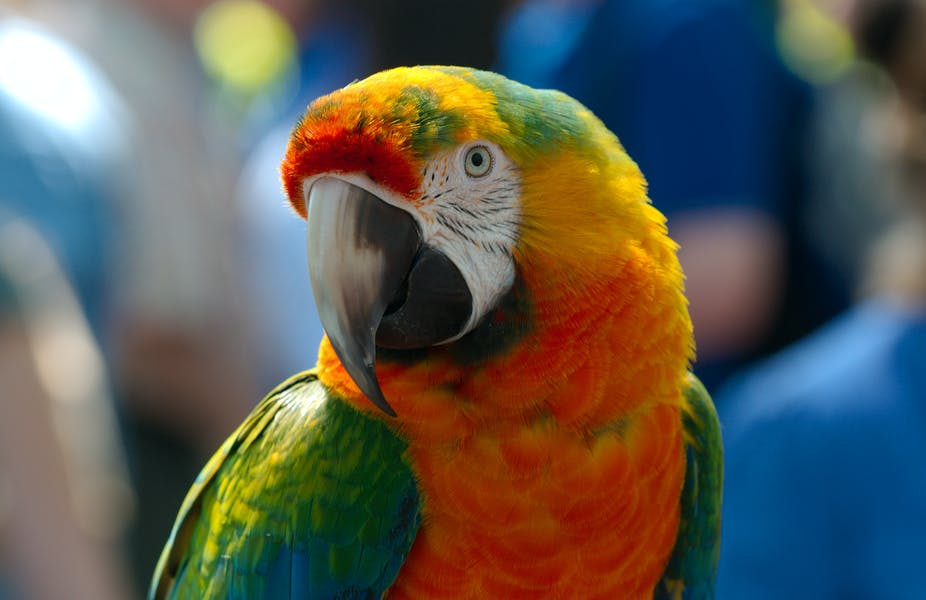
#> input picture PR.jpg, 926 x 600 px
$ python main.py
#> lines starting #> are read from the running program, lines starting #| are printed output that depends on the picture; after the words box and inside, x2 and y2 are one past the last pixel; in counts of white or black regions, pixels touching at a corner belong together
### utils.py
import numpy as np
import cv2
import matplotlib.pyplot as plt


def save_img(name, img, flag =None):
    if(flag != None):
        cv2.imwrite(name, cv2.cvtColor(img.astype(np.uint8), flag))
    else:
        cv2.imwrite(name, img.astype(np.uint8))


def filtering(img, filter, type_filter):

    filtered_img = np.zeros_like(img, dtype='float32')

    for i in range(img.shape[2]):
        img_chan = img[:,:,i] # gray-scale image


        f = np.fft.fft2(img_chan.astype(np.float32))
        f_shifted = np.fft.fftshift(f)

        # if type_filter == True:
        #     filter[np.abs(f_complex) > np.mean(np.abs(f_complex))] = 1
        # else:
        #     filter[np.abs(f_complex) > np.mean(np.abs(f_complex))] = 0

        f_filtered = filter * f_shifted

        f_filtered_shifted = np.fft.ifftshift(f_filtered)
        inv_img = np.fft.ifft2(f_filtered_shifted) # inverse F.T.
        filtered_img[:,:,i] = np.real(inv_img)

    return filtered_img


def get_filter_image(img, lpf = True):

    r = 5e4 # how narrower the window is
    ham1 = np.hamming(img.shape[0])[:,None] # 1D hamming
    ham2 = np.hamming(img.shape[1])[:,None] # 1D hamming
    ham2d = np.sqrt(np.dot(ham1, ham2.T)) ** r # expand to 2D hamming
    hm = 2**(-1/(2*r))
    bound = 50 - np.arcsin(hm)/np.pi*100
    print("bound", bound, " %")

    if(lpf == True):
        ham2d = ham2d
    else:
        ham2d = np.ones_like(ham2d)  - ham2d


    filtered_img = filtering(img, ham2d, lpf)

    return filtered_img

### main.py
import cv2
import numpy as np
from utils import*

img_path = './PR.jpg'
img = cv2.imread(img_path)
#> img is the input picture: shape (600, 926, 3); mean B, G, R 82.3, 90.7, 91.2

img = cv2.cvtColor(img, cv2.COLOR_RGB2GRAY)
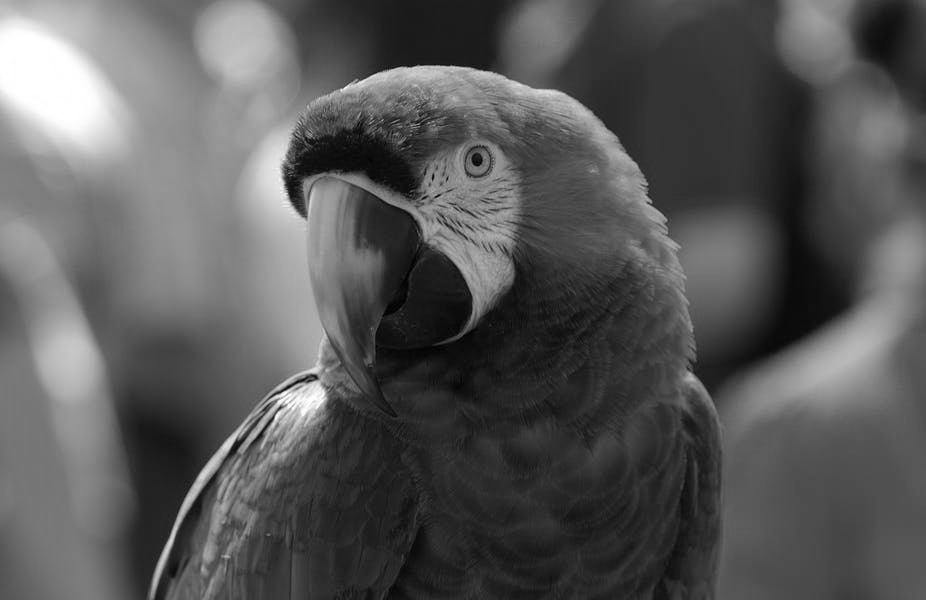
#> img: shape (600, 926); min 0, max 255, mean 88.3
img = np.expand_dims(img, axis=2)
save_img("etalon.png", img)
hight = get_filter_image(img, False)
#> after the loop in filtering, `for i in range(img.shape[2]):`:
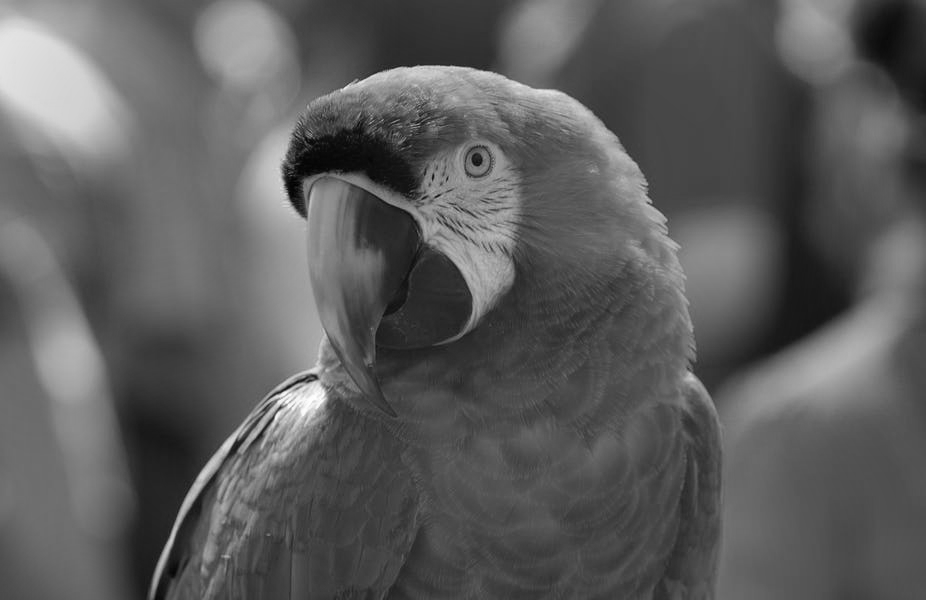
#> filtered_img: shape (600, 926, 1) float32; min -81.47, max 189.8, mean 17.7; drawn with min black and max white

save_img("hight.png", hight)
#> call 2 of save_img, with name = 'hight.png'
#> in save_img (call 2), `cv2.imwrite(name, img.astype(np.uint8))`:
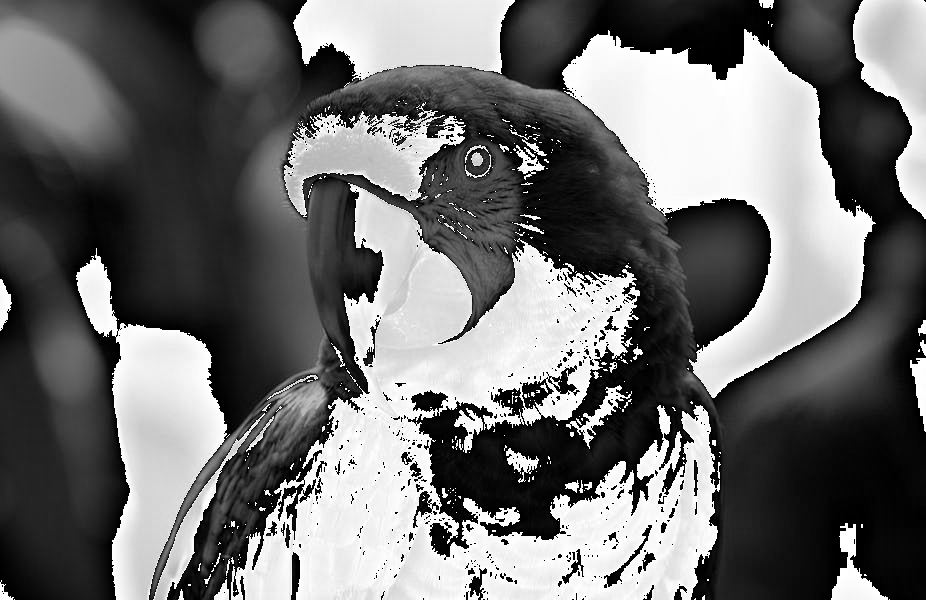
#> saved as hight.png: shape (600, 926, 1); min 0, max 255, mean 111

low = get_filter_image(img, True)
#> call 2 of filtering, with type_filter = True
#> after the loop in filtering (call 2), `for i in range(img.shape[2]):`:
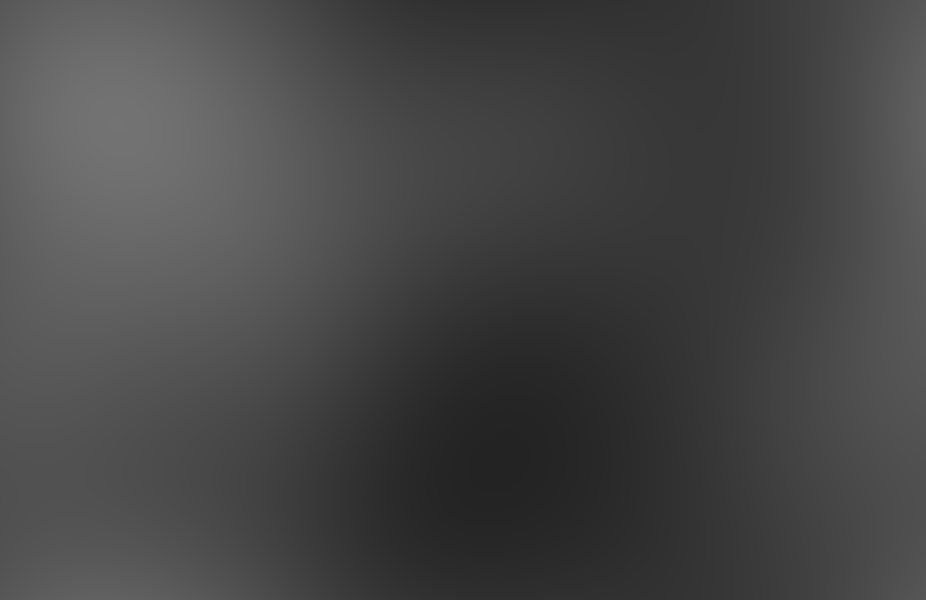
#> filtered_img: shape (600, 926, 1) float32; min 35.41, max 115.1, mean 70.5


save_img("low.png", low)

thres = np.zeros_like(low)
thres[low > 100] = 255

save_img("thres.png", thres)
#> call 4 of save_img, with name = 'thres.png'
#> in save_img (call 4), `cv2.imwrite(name, img.astype(np.uint8))`:
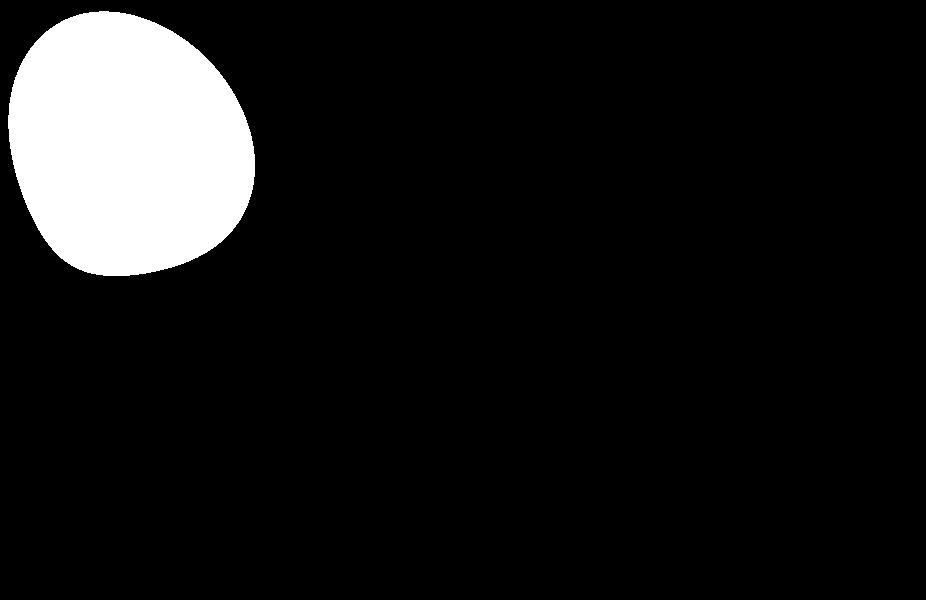
#> saved as thres.png: shape (600, 926, 1); 9.2% white; 1 white region, box (x1, y1, x2, y2) and area: (8, 11, 255, 276) 51158
save_img("sum.png", low + hight)
